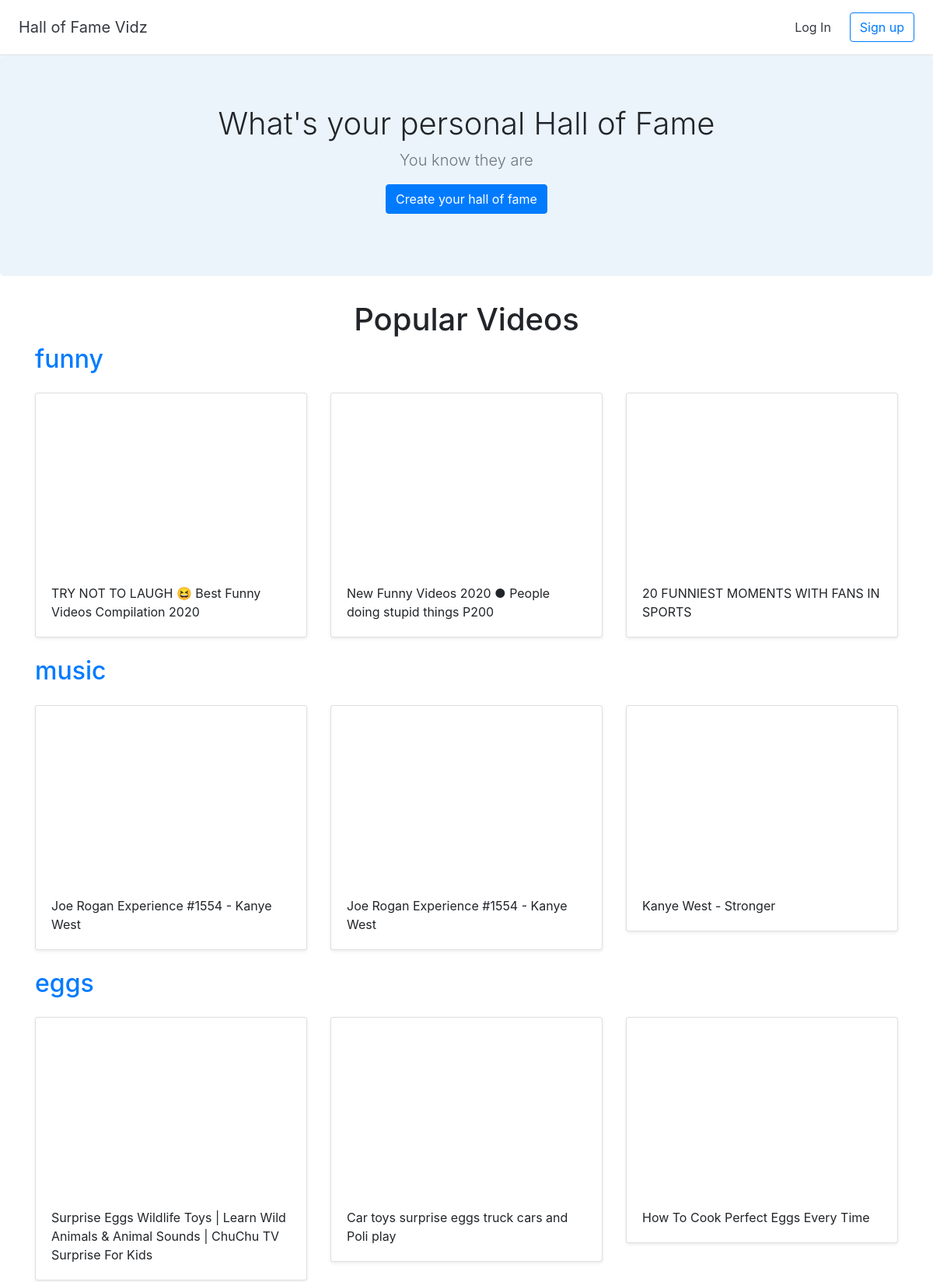
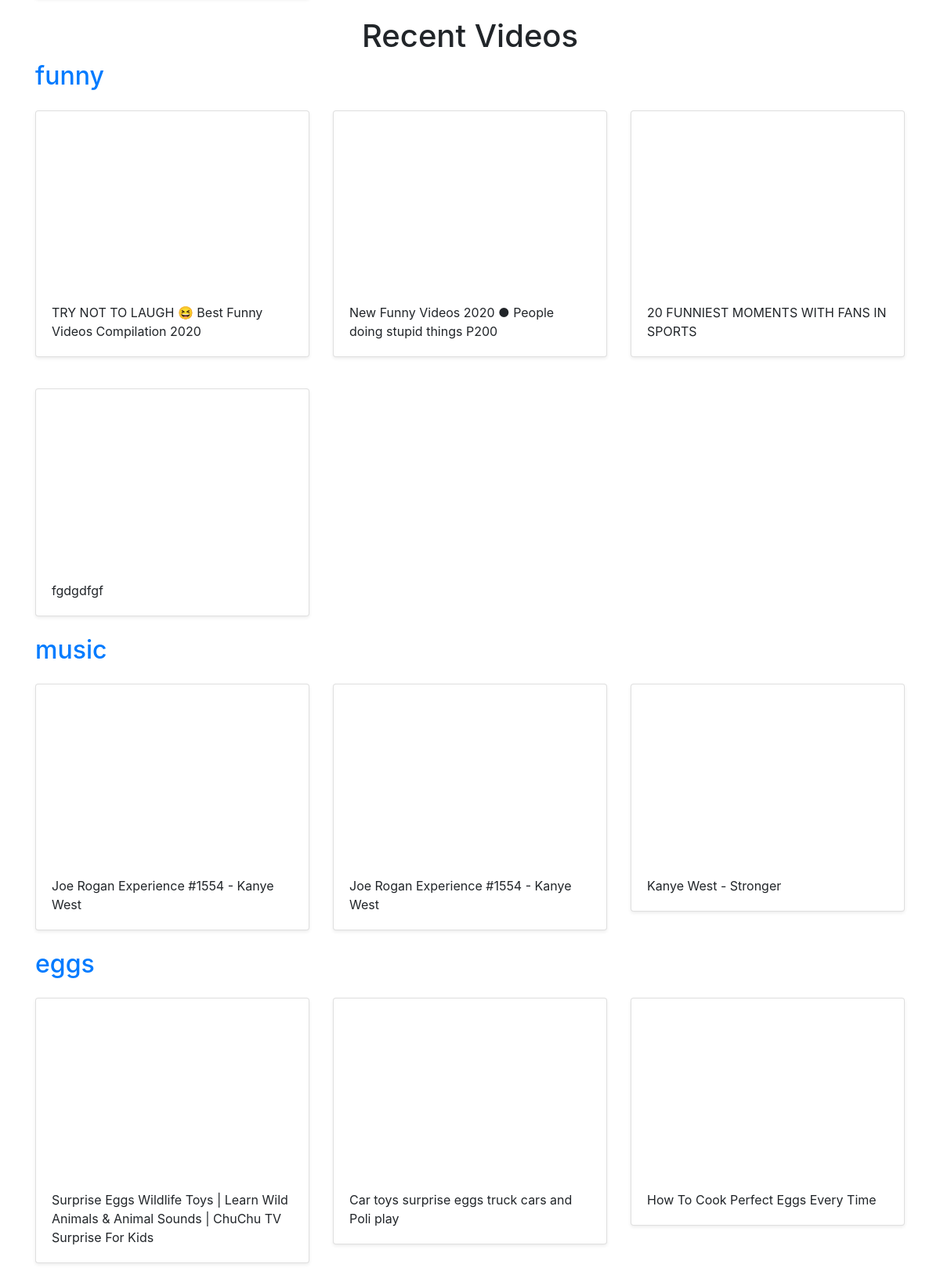
The page / on the database its author committed (2 pictures, top to bottom).
### halls/models.py (models this page shows)
class Hall(models.Model):
	title = models.CharField(max_length = 255)
	user = models.ForeignKey(User, on_delete = models.CASCADE)

class Video(models.Model):
	title = models.CharField(max_length = 255)
	url = models.URLField()
	youtube_id = models.CharField(max_length = 255)
	hall = models.ForeignKey(Hall, on_delete = models.CASCADE)

### halls/views.py (the view)
# urls.py: 2. Add a URL to urlpatterns:  path('', views.home, name='home')
def home(request):
	recent_halls = Hall.objects.all().order_by('-id')[:2]
	popular_halls = [Hall.objects.get(pk = 1), Hall.objects.get(pk = 2), Hall.objects.get(pk = 3)]
	return render(request, 'halls/home.html', {'recent_halls':recent_halls, 'popular_halls':popular_halls})

### halls/templates/halls/home.html
  {% extends 'halls/base.html' %}
  {% block content %}
  <section class="jumbotron text-center">
 <div class="container">
 	<h1 class="jumbotron-heading">What's your personal Hall of Fame</h1>
 	<p class="lead text-muted">You know they are</p>
 	<p>
 		<a href="{% url 'create_hall' %}" class="btn btn-primary">Create your hall of fame</a>
 	</p>
  </div>
  </section>
 <div class="container">
 	<h1 class="text-center">Popular Videos</h1>
 {% for hall in popular_halls %}
 <h2><a href="{% url 'detail_hall' hall.id %}">{{ hall.title }}</a></h2>
		<div class="row">
			{% for video in hall.video_set.all|slice:"0:3" %}
			<div class="col-md-4 mt-3">
				<div class="card mb-4 shadow-sm">
					<iframe width="100%" height="225" src="https://www.youtube.com/embed/{{ video.youtube_id }}" frameborder="0" allow="accelerometer; autoplay; encrypted-media; gyroscope; picture-in-picture" allowfullscreen></iframe>
					<div class="card-body">
						<p class="card-text">{{ video.title }}</p>
					</div>
				</div>
			</div>
		{% endfor %}
		</div>
	{% endfor %}
 	<h1 class="text-center">Recent Videos</h1>
 {% for hall in popular_halls %}
 <h2><a href="{% url 'detail_hall' hall.id %}">{{ hall.title }}</a></h2>
		<div class="row">
			{% for video in hall.video_set.all %}
			<div class="col-md-4 mt-3">
				<div class="card mb-4 shadow-sm">
					<iframe width="100%" height="225" src="https://www.youtube.com/embed/{{ video.youtube_id }}" frameborder="0" allow="accelerometer; autoplay; encrypted-media; gyroscope; picture-in-picture" allowfullscreen></iframe>
					<div class="card-body">
						<p class="card-text">{{ video.title }}</p>
					</div>
				</div>
			</div>
		{% endfor %}
		</div>
	{% endfor %}
 </div>
  {% endblock %}

### halls/templates/halls/base.html (shortened to what this page needs)
<!doctype html>
<html lang="en">
{% load static %}
<head>
  <link rel="stylesheet" href="https://stackpath.bootstrapcdn.com/bootstrap/4.2.1/css/bootstrap.min.css">
  <link href="{% static 'custom.css' %}" rel="stylesheet">
</head>
<body>
  <div class="d-flex flex-column flex-md-row align-items-center p-3 px-md-4 bg-white border-bottom shadow-sm">
    <h5 class="my-0 mr-md-auto font-weight-normal"><a href="{% url 'home' %}" class="text-dark">Hall of Fame Vidz</a></h5>
    <nav class="my-2 my-md-0 mr-md-3">
      {% if user.is_authenticated %}
      <a class="p-2 text-dark" href="{% url 'dashboard' %}">Dashboard</a>
      <a class="p-2 text-dark" href="{% url 'logout' %}">Log Out</a>
      {% else %}
      <a class="p-2 text-dark" href="{% url 'login' %}">Log In</a>
      {% endif %}
    </nav>
    {% if user.is_authenticated == False %}
    <a class="btn btn-outline-primary" href="{% url 'signup' %}">Sign up</a>
    {% endif %}
  </div>
  {% block content %}
  {% endblock %}
</body>
</html>

### halls/static/custom.css (style rules this page uses)
.jumbotron { background-color: #EBF4FA; }
.jumbotron-heading { font-weight: 300; }
.jumbotron .container { max-width: 51rem; }

### rows shown on the page
Hall: title "funny"
Video: title "TRY NOT TO LAUGH 😆 Best Funny Videos Compilation 2020"
Video: title "New Funny Videos 2020 ● People doing stupid things P200"
Video: title "20 FUNNIEST MOMENTS WITH FANS IN SPORTS"
Hall: title "music"
Video: title "Joe Rogan Experience #1554 - Kanye West"
Video: title "Joe Rogan Experience #1554 - Kanye West"
Video: title "Kanye West - Stronger"
Hall: title "eggs"
Video: title "Surprise Eggs Wildlife Toys | Learn Wild Animals & Animal Sounds | ChuChu TV Surprise For Kids"
Video: title "Car toys surprise eggs truck cars and Poli play"
Video: title "How To Cook Perfect Eggs Every Time"
Video: title "fgdgdfgf"
